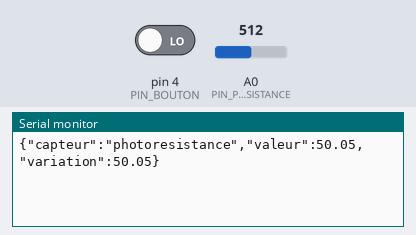
A sketch run on a simulated Arduino Uno, built with avr-gcc and run on an emulated ATmega328P. Shown: the last lines printed to the serial monitor. Inputs (shaded band) come from the test bench; at power-on: pin 4 (PIN_BOUTON) LOW, A0 (PIN_PHOTORESISTANCE) = 512.

Above: at 1.2 s.
1.3 s: pin 4 (PIN_BOUTON) driven HIGH
At 2.3 s:
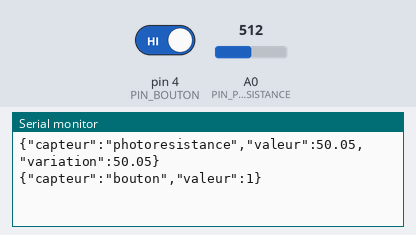
2.8 s: A0 (PIN_PHOTORESISTANCE) set to 716
At 3.5 s:
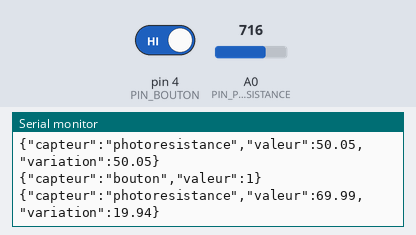
4.3 s: A0 (PIN_PHOTORESISTANCE) set to 900
At 4.8 s:
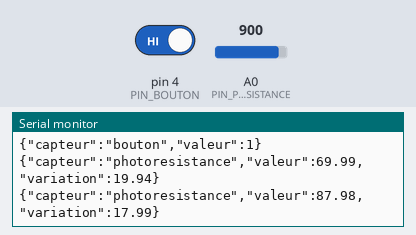

The sketch:

photoresEtBoutton.ino
```cpp
// const int capteur = A0;     // photoresistance
// const int bouton = 4;       // bouton

// void setup() {
//   pinMode(bouton, INPUT);   // Bouton en entrée
//   Serial.begin(9600);       // Pour afficher l'alerte
// }

// void loop() {
//   int luminosite = analogRead(capteur);
//   float pourcentage = (luminosite / 1023.0) * 100.0;

//   int etatBouton = digitalRead(bouton);

//   Serial.print("{\"luminosite\":");
//   Serial.print(pourcentage);
//   Serial.print(",\"bouton\":");
//   Serial.print(etatBouton);
//   Serial.println("}");

//   delay(100);

// }

// -----------------------------------------------------------------------


const int PIN_PHOTORESISTANCE = A0;
const int PIN_BOUTON = 4;

float derniereLuminosite = 0.0;

// Variation minimale pour considérer un changement soudain
const float SEUIL_DELTA = 10.0;   // en pourcentage

void setup() {
  pinMode(PIN_BOUTON, INPUT);
  Serial.begin(9600);
}

void loop() {

  // 1) Lecture de la luminosité
  int luminositeBrute = analogRead(PIN_PHOTORESISTANCE);
  float pourcentage = (luminositeBrute / 1023.0) * 100.0;

  // 2) Calcul du delta
  float delta = abs(pourcentage - derniereLuminosite);

  // 3) Détection d’un changement soudain
  if (delta > SEUIL_DELTA) {
    Serial.print("{\"capteur\":\"photoresistance\",\"valeur\":");
    Serial.print(pourcentage);
    Serial.print(",\"variation\":");
    Serial.print(delta);
    Serial.println("}");
  }

  // Mise à jour de la dernière valeur
  derniereLuminosite = pourcentage;

  // 4) Détection du bouton (inchangé)
  int etatBouton = digitalRead(PIN_BOUTON);
  static int dernierEtatBouton = LOW;

  if (etatBouton == HIGH && dernierEtatBouton == LOW) {
    Serial.println("{\"capteur\":\"bouton\",\"valeur\":1}");
  }

  dernierEtatBouton = etatBouton;

  delay(100);
}
```

Measured:
- after the input at 1.3 s, the serial monitor: prints a new line at once (image 1)
- after the input at 2.8 s, the serial monitor: prints a new line at once (image 2)
- after the input at 4.3 s, the serial monitor: prints a new line at once (image 3)
